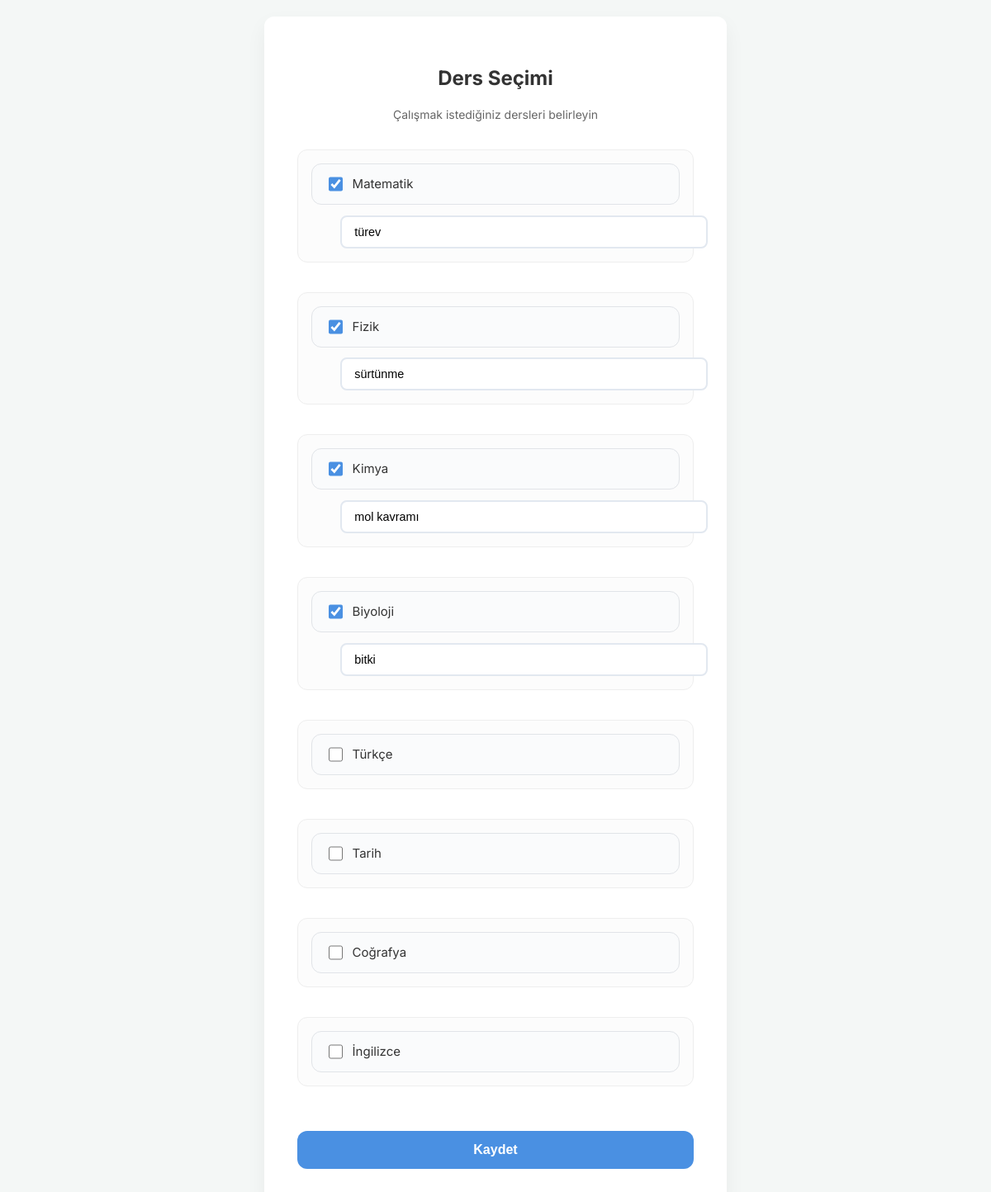
/subjects/ (signed in), run on the app's committed database.
### core/models.py (models this page shows, shortened)
class Course(models.Model):
    name = models.CharField(max_length=100)
    video_url = models.URLField(blank=True, null=True) # Videoda bazı derslerin linki yoktu, hata vermesin
    category = models.CharField(max_length=100)

class Profile(models.Model):
    user = models.OneToOneField(User, on_delete=models.CASCADE)
    target_exam = models.CharField(max_length=100)
    daily_hours = models.IntegerField(default=4)
    selected_courses = models.ManyToManyField(Course, blank=True)
    course_topics = models.JSONField(default=dict, blank=True, null=True, verbose_name="Ders Konuları")
    weekly_goal = models.TextField(blank=True, null=True, verbose_name="Haftalık Hedef")

### core/views.py (the view, shortened to what this page needs)
# urls.py: path('subjects/', views.subjects_view, name='subjects'),
@login_required
def subjects_view(request):
    profile, resp = _get_profile_or_redirect(request)
    if resp:
        return resp
    try:
        all_courses = Course.objects.all()
        selected_ids = list(profile.selected_courses.values_list("id", flat=True))
        current_topics = profile.course_topics or {}
    except Exception:
        logger.exception("Error loading subjects page for user=%s", request.user)
        all_courses = []
        selected_ids = []
        current_topics = {}
    return render(request, "subjects.html", {
        "courses": all_courses,
        "selected_ids": selected_ids,
        "current_topics": current_topics,
    })

### core/templatetags/core_extras.py (called while the page is built)
@register.filter
def get_item(dictionary, key):
    if dictionary is None:
        return ""
    return dictionary.get(key, "")

### core/views.py (called while the page is built)
def _get_profile_or_redirect(request):
    try:
        return Profile.objects.get(user=request.user), None
    except Profile.DoesNotExist:
        messages.error(request, "Lütfen önce profil oluşturun.")
        return None, redirect("profile")
    except Exception:
        logger.exception("DB error fetching profile for user=%s", request.user)
        messages.error(request, "Profil bilgileri alınırken bir hata oluştu.")
        return None, redirect("home")

### templates/subjects.html (shortened to what this page needs)
{% load static %}
{% load core_extras %}
<!DOCTYPE html>
<html lang="tr">
<head>
    <link rel="stylesheet" href="{% static 'css/subjects_style.css' %}">
</head>
<body>
    <div class="goals-container">
        <div class="goals-header">
            <h1>Ders Seçimi</h1>
            <p>Çalışmak istediğiniz dersleri belirleyin</p>
        </div>
        <form method="POST">
            <div class="goals-form-group goals-checkbox-list">
                {% for course in courses %}
                <div class="subject-item-container">
                    <label class="goals-checkbox-item">
                        <input type="checkbox" name="subject_ids" value="{{ course.id }}"
                               {% if course.id in selected_ids %}checked{% endif %}
                               onchange="toggleTopicInput(this, 'topic_input_{{ course.id }}')">
                        <span class="goals-checkbox-label">{{ course.name }}</span>
                    </label>
                    <div id="topic_input_{{ course.id }}" class="topic-input-wrapper"
                         style="{% if course.id in selected_ids %}display: block;{% else %}display: none;{% endif %}">
                        <input type="text" name="topic_{{ course.id }}"
                               placeholder="Hangi konuya çalışacaksın?"
                               class="topic-text-input"
                               value="{{ current_topics|get_item:course.name }}">
                    </div>
                </div>
                {% empty %}
                <p>Henüz ders tanımlanmamış. Lütfen yöneticiyle iletişime geçin.</p>
                {% endfor %}
            </div>
            <button type="submit" class="goals-btn-submit">Kaydet</button>
        </form>
    </div>
</body>
</html>

### static/css/subjects_style.css (style rules this page uses)
:root { --primary-color: #4a90e2; --primary-hover: #357abd; --bg-color: #f4f7f6; --card-bg: #ffffff; --text-main: #333333; --text-muted: #666666; --border-color: #e1e4e8; --shadow-soft: 0 10px 25px rgba(0, 0, 0, 0.05); --shadow-hover: 0 15px 35px rgba(0, 0, 0, 0.1); --radius: 12px; --transition: all 0.3s ease; }
body { font-family: 'Inter', -apple-system, BlinkMacSystemFont, 'Segoe UI', Roboto, Helvetica, Arial, sans-serif; background-color: var(--bg-color); color: var(--text-main); line-height: 1.6; display: flex; justify-content: center; align-items: center; min-height: 100vh; margin: 0; padding: 20px; }
.goals-container { background-color: var(--card-bg); width: 100%; max-width: 480px; padding: 40px; border-radius: var(--radius); box-shadow: var(--shadow-soft); transition: var(--transition); }
.goals-header { text-align: center; margin-bottom: 30px; }
.goals-header h1 { font-size: 24px; font-weight: 700; color: var(--text-main); margin-bottom: 8px; }
.goals-header p { font-size: 14px; color: var(--text-muted); }
.goals-form-group { margin-bottom: 20px; }
.goals-checkbox-list { display: flex; flex-direction: column; gap: 12px; }
.goals-checkbox-item { display: flex; align-items: center; padding: 12px 16px; border: 1px solid var(--border-color); border-radius: var(--radius); cursor: pointer; transition: var(--transition); background-color: #fafbfc; }
.goals-checkbox-item input[type="checkbox"] { width: 18px; height: 18px; margin-right: 12px; cursor: pointer; accent-color: var(--primary-color); }
.goals-checkbox-label { font-size: 15px; cursor: pointer; user-select: none; width: 100%; }
.goals-btn-submit { width: 100%; padding: 14px; font-size: 16px; font-weight: 600; color: #ffffff; background-color: var(--primary-color); border: none; border-radius: var(--radius); cursor: pointer; transition: var(--transition); margin-top: 10px; box-sizing: border-box; }

### templates/subjects.html (style rules this page uses)
.subject-item-container { margin-bottom: 1.5rem; background: #fcfcfc; padding: 1rem; border-radius: 12px; border: 1px solid #eee; transition: all 0.3s ease; }
.topic-input-wrapper { margin-top: 0.8rem; padding-left: 2.2rem; }
.topic-text-input { width: 100%; padding: 10px 15px; border: 2px solid #e2e8f0; border-radius: 8px; font-size: 0.9rem; outline: none; transition: border-color 0.2s; }

### data on the page
Course: subject_ids "☑", name "Matematik"
Profile: course_topics.name "türev", course_topics.name "sürtünme", course_topics.name "mol kavramı", course_topics.name "bitki"
Course: subject_ids "☑", name "Fizik"
Course: subject_ids "☑", name "Kimya"
Course: subject_ids "☑", name "Biyoloji"
Course: name "Türkçe"
Course: name "Tarih"
Course: name "Coğrafya"
Course: name "İngilizce"
